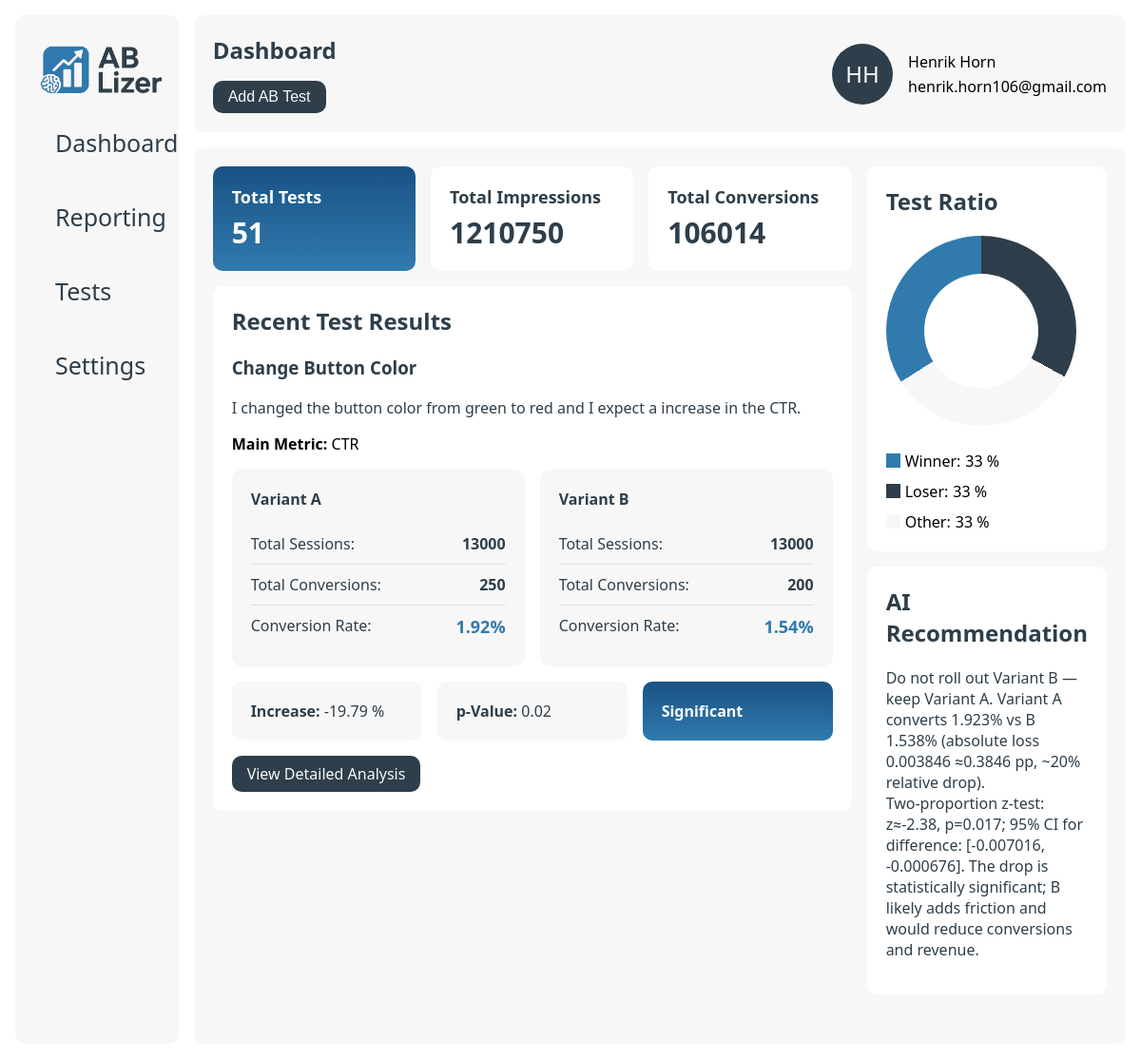
Before: / with the older database file.
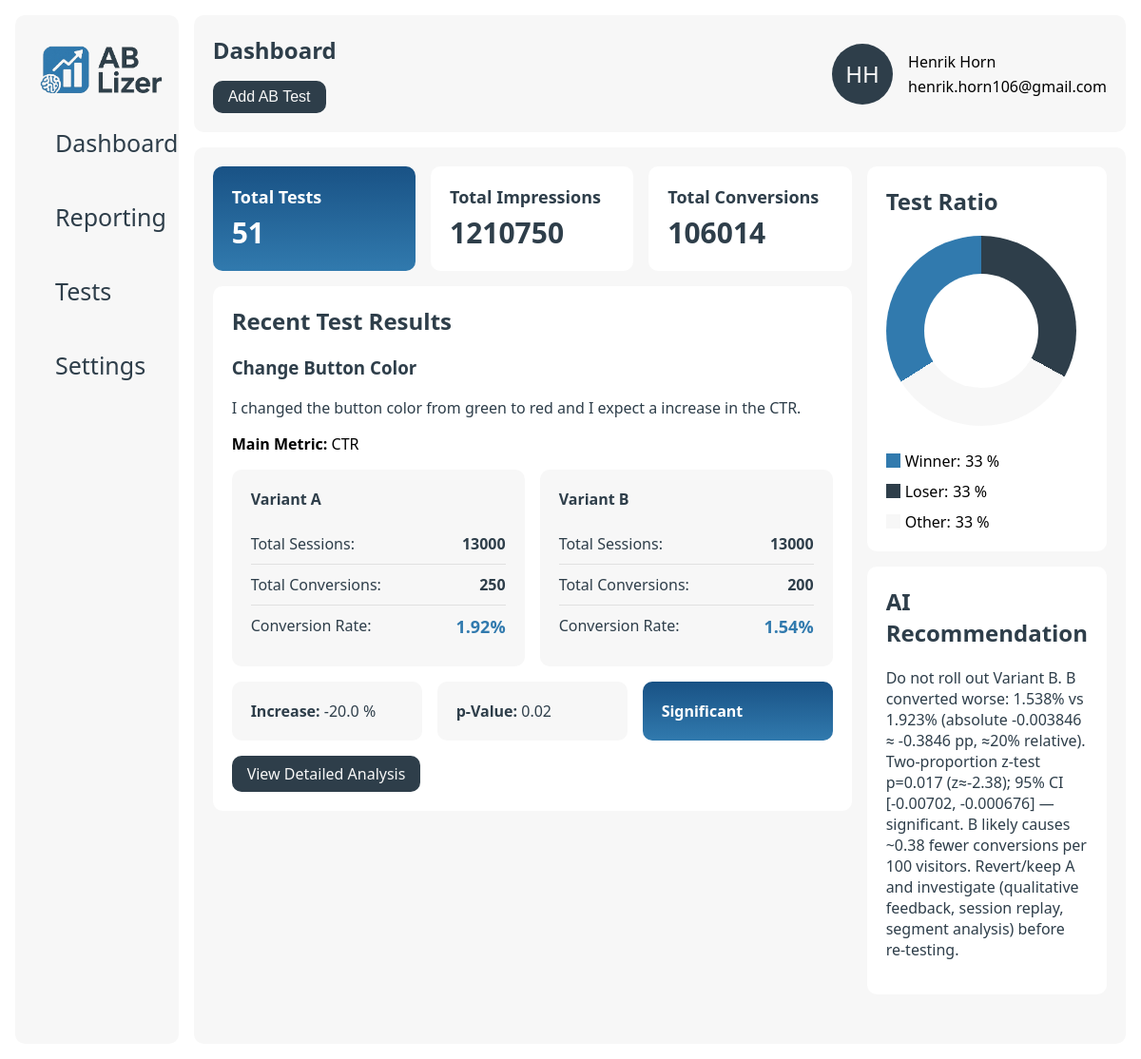
After: the same page with the newer database file.
### data/models.py (models this page shows)
class users(db.Model):
    __tablename__ = 'users'
    id = db.Column(db.Integer, primary_key=True)
    company_id = db.Column(db.Integer, db.ForeignKey('companies.id'), nullable=False)
    name = db.Column(db.String(255), nullable=False)
    email = db.Column(db.String(255), nullable=False)

class ab_tests(db.Model):
    __tablename__ = 'ab_tests'
    id = db.Column(db.Integer, primary_key=True)
    company_id = db.Column(db.Integer, db.ForeignKey('companies.id'), nullable=False)
    name = db.Column(db.String(255), nullable=False)
    description = db.Column(db.Text, nullable=False)
    metric = db.Column(db.String(255), nullable=False)
    created_at = db.Column(db.DateTime, nullable=False)
    __repr__ = lambda self: f'<Ab_Test {self.id}>'
    __str__ = lambda self: f'{self.id}'

class variants(db.Model):
    __tablename__ = 'variants'
    id = db.Column(db.Integer, primary_key=True)
    test_id = db.Column(db.Integer, db.ForeignKey('ab_tests.id'), nullable=False)
    name = db.Column(db.String(255), nullable=False)
    impressions = db.Column(db.Integer, nullable=False)
    conversions = db.Column(db.Integer, nullable=False)
    conversion_rate = db.Column(db.Float, nullable=False)
    __repr__ = lambda self: f'<Variant {self.id}>'
    __str__ = lambda self: f'{self.id}'

class reports(db.Model):
    __tablename__ = 'reports'
    id = db.Column(db.Integer, primary_key=True)
    test_id = db.Column(db.Integer, db.ForeignKey('ab_tests.id'), nullable=False)
    p_value = db.Column(db.Float, nullable=False)
    summary = db.Column(db.Text, nullable=False)
    significance = db.Column(db.Boolean, nullable=False)
    increase_percent = db.Column(db.Float, nullable=True)
    ai_recommendation = db.Column(db.Text, nullable=False)
    created_at = db.Column(db.DateTime, nullable=False, default=db.func.now())
    __repr__ = lambda self: f'<Report {self.id}>'
    __str__ = lambda self: f'{self.id}'

### app.py (the view)
@app.route("/")
def home_page():
    user = db_manager.get_user(1)
    total_tests = len(db_manager.get_ab_tests(user.company_id))
    total_variants = db_manager.get_all_variants(user.company_id)
    total_impressions = 0
    total_conversions = 0
    for variant in total_variants:
        total_impressions += variant.impressions
        total_conversions += variant.conversions
    test = db_manager.get_recent_test(user.company_id)
    try:
        variants = db_manager.get_variants(test.id)
        report = db_manager.get_report(test.id)
    except AttributeError:
        variants = []
        report = None
    for variant in variants:
        variant.conversion_rate = round(float(variant.conversions) / float(variant.impressions) * 100, 2)
    return render_template("index.html",
                           user=user,
                           total_tests=total_tests,
                           total_impressions=total_impressions,
                           total_conversions=total_conversions,
                           test=test,
                           variants=variants,
                           report=report
                           )

### app.py (called while the page is built)
@app.template_filter('initials')
def get_initials(name):
    if not name:
        return ''
    parts = name.strip().split()
    if len(parts) >= 2:
        return (parts[0][0] + parts[1][0]).upper()
    elif len(parts) == 1:
        return parts[0][:2].upper()
    return ''

### data/db_manager.py (called while the page is built)
    def get_ab_tests(self, company_id):
        return ab_tests.query.filter_by(company_id=company_id).order_by(ab_tests.created_at.desc()).all()

    def get_recent_test(self, company_id):
        return ab_tests.query.filter_by(company_id=company_id).order_by(ab_tests.created_at.desc()).first()

    def get_all_variants(self, company_id):
        return db.session.query(variants).join(ab_tests).filter(ab_tests.company_id == company_id).all()

    def get_variants(self, test_id):
        return variants.query.filter_by(test_id=test_id).all()

    def get_report(self, test_id):
        return reports.query.filter_by(test_id=test_id).first()

    def get_user(self, user_id):
        return users.query.filter_by(id=user_id).first()

### templates/index.html (shortened to what this page needs)
{% extends "base.html" %}
{% block page_title %}Dashboard{% endblock %}
{% block page_button %}
    <button class="btn" id="addTestBtn">Add AB Test</button>{% endblock %}
{% block content %}
    <div class="column-grid-2">
        <div class="col">
            <div class="column-grid-3">
                <div class="card gradient">
                    <h2 class="card-title">Total Tests</h2>
                    <p class="card-value">{{ total_tests }}</p>
                </div>
                <div class="card">
                    <h2 class="card-title">Total Impressions</h2>
                    <p class="card-value">{{ total_impressions }}</p>
                </div>
                <div class="card">
                    <h2 class="card-title">Total Conversions</h2>
                    <p class="card-value">{{ total_conversions }}</p>
                </div>
            </div>
            <div class="card big">
                <div class="col">
                    <div>
                        <h2>Recent Test Results</h2>
                        {% if test is not none %}
                            <h3>{{ test.name }}</h3>
                            <p>{{ test.description }}</p>
                            <span><strong>Main Metric:</strong> {{ test.metric }}</span>
                            </div>
                            {% if variants != [] %}
                                <div class="column-grid-2">
                                    {% for variant in variants %}
                                        <div class="metrics-card">
                                            <h4>{{ variant.name }}</h4>
                                            <div class="metric-row">
                                                <span class="metric-label">Total Sessions:</span>
                                                <span class="metric-value">{{ variant.impressions }}</span>
                                            </div>
                                            <div class="metric-row">
                                                <span class="metric-label">Total Conversions:</span>
                                                <span class="metric-value">{{ variant.conversions }}</span>
                                            </div>
                                            <div class="metric-row">
                                                <span class="metric-label">Conversion Rate:</span>
                                                <span class="metric-value highlight">{{ variant.conversion_rate }}%</span>
                                            </div>
                                        </div>
                                    {% endfor %}
                                </div>
                                <div class="column-grid-3">
                                    <div class="card secondary">
                                        <p><strong>Increase:</strong> {{ report.increase_percent }} %</p>
                                    </div>
                                    <div class="card secondary">
                                        <p><strong>p-Value:</strong> {{ report.p_value }}</p>
                                    </div>
                                    {% if report.significance %}
                                        <div class="card gradient">
                                            <p><strong>Significant</strong></p>
                                        </div>
                                    {% else %}
                                        <div class="card secondary">
                                            <p><strong>Not Significant</strong></p>
                                        </div>
                                    {% endif %}
                                </div>
                                <div class="button-container">
                                    <a href="{{ url_for('analysis_page', user_id=user.id, test_id=test.id) }}"
                                       class="btn">View Detailed Analysis</a>
                                </div>
                            {% else %}
                                <div class="button-container">
                                    <button class="btn" id="addVariantBtn">Add Variants</button>
                                </div>
                            {% endif %}
                        {% else %}
                            <p>Create your first AB test to see the results.</p>
                        {% endif %}
                </div>
            </div>
        </div>
        <div class="col">
            <div class="card big">
                <h2>Test Ratio</h2>
                <div class="chart-container" data-company-id="{{ user.company_id }}">
                    <div class="pie hollow"></div>
                    <div class="legend">
                        <div class="legend-item">
                            <div class="legend-color">
                                <div class="winner"></div>
                            </div>
                            <span>Winner:</span>
                            <span>33 %</span>
                        </div>
                        <div class="legend-item">
                            <div class="legend-color">
                                <div class="loser"></div>
                            </div>
                            <span>Loser:</span>
                            <span>33 %</span>
                        </div>
                        <div class="legend-item">
                            <div class="legend-color">
                                <div class="na"></div>
                            </div>
                            <span>Other:</span>
                            <span>33 %</span>
                        </div>
                    </div>
                </div>
            </div>
            <div class="card big">
                <h2>AI Recommendation</h2>
                <p>{{ report.summary }}</p>
            </div>
        </div>
    </div>
{% endblock %}

### templates/base.html (shortened to what this page needs)
<!DOCTYPE html>
<html lang="en">
<head>
    <link href="{{ url_for('static', filename='style.css') }}" rel="stylesheet">
</head>
<body>
<div class="main-wrapper">
    <div class="sidenav" id="mySidenav">
        <div class="sidenav-container">
            <a class="logo" href="/"><img src="{{ url_for('static', filename='logo_ab-lizer.png') }}" height="50px"></a>
            <a href="/">
                <div class="tab">Dashboard</div>
            </a>
            <a href="#">
                <div class="tab">Reporting</div>
            </a>
            <a href="/tests/{{ user.id }}">
                <div class="tab">Tests</div>
            </a>
            <a href="/settings/{{ user.id }}">
                <div class="tab">Settings</div>
            </a>
        </div>
    </div>
    <div class="wrapper">
        <nav>
            <div class="container navigation">
                <div class="hero">
                    <div>
                        <h1>{% block page_title %}{% endblock %}</h1>
                    </div>
                    <div class="button-container">
                        {% block page_button %}{% endblock %}
                    </div>
                </div>
                <div class="col-wrapper">
                    <div class="profile">
                        <div class="profile-image">{{ user.name|initials }}</div>
                    </div>
                    <div class="profile-info">
                        <div>
                            {{ user.name }}
                        </div>
                        <div>
                            {{ user.email }}
                        </div>
                    </div>
                </div>
            </div>
        </nav>
        <main class="container">
            {% block content %}{% endblock %}
        </main>
    </div>
</div>
</body>
</html>

### static/style.css (style rules this page uses)
:root { --primary: #2E3E4A; --secondary: #F7F7F7; --accent: #317AAE; --gradient: linear-gradient(180deg, rgba(25, 82, 133, 1) 0%, rgba(49, 122, 174, 1) 100%); --danger: #ef4444; --bg: #ffffff; --radius: 10px; --shadow: 0 2px 8px rgba(30, 41, 59, 0.06); --font-primary: 'Segoe UI', 'Roboto', Arial, sans-serif; }
* { box-sizing: border-box; }
body { font-family: var(--font-primary); background: var(--bg); margin: 0; padding: 0; }
nav { background: var(--bg); }
main { overflow-y: scroll; }
p { color: var(--primary); }
h1, h2, h3, h4, h5, h6, p { margin-top: 0; color: var(--primary); }
a { color: var(--primary); text-decoration: none; }
.hero { display: flex; flex-direction: column; justify-content: center; gap: 16px; }
.main-wrapper { display: flex; padding: 16px; }
.wrapper { width: 100%; height: 100vh; padding-left: 16px; align-self: stretch; gap: 16px; display: flex; flex-direction: column; }
.container { padding: 20px 20px; background: var(--secondary); border-radius: var(--radius); height: 100%; }
.container.navigation, h1 { margin-bottom: 0; display: flex; justify-content: space-between; align-items: center; }
.logo { font-size: 1.5rem; font-weight: bold; text-decoration: none; }
.profile-image { display: flex; align-items: center; justify-content: center; border-radius: 50%; background-color: var(--primary); padding: 2px; width: 64px; height: 64px; font-size: 24px; color: var(--secondary); }
.profile-info { display: flex; flex-direction: column; gap: 4px; justify-content: center; }
.sidenav { width: 300px; background-color: var(--bg); position: static; height: 100vh; overflow-x: hidden; }
.sidenav a { color: var(--primary); text-decoration: none; font-size: 25px; display: block; }
.sidenav .tab { padding: 16px 16px; color: var(--primary); text-decoration: none; font-size: 25px; display: block; transition: 0.3s; border-radius: var(--radius); }
.sidenav-container { display: flex; flex-direction: column; gap: 12px; background-color: var(--secondary); border-radius: var( --radius); padding: 32px 26px; height: 100%; }
.card { border-radius: var( --radius); padding: 20px; min-width: 200px; background-color: var(--bg); }
.gradient { background: var(--gradient); }
.gradient p { color: var(--bg); margin-bottom: 0; }
.gradient h2 { color: var(--bg); }
.secondary { background: var(--secondary); }
.secondary p { margin-bottom: 0; }
.card.big { width: 100%; }
.card-title { font-size: 18px; margin-bottom: 5px; }
.card-value { font-size: 30px; font-weight: bold; margin: 0; }
.col-wrapper { display: flex; gap: 16px; flex-wrap: wrap; flex-grow: 0; flex-direction: row; }
.col { display: flex; flex-direction: column; gap: 16px; }
.column-grid-2 { display: grid; grid-template-columns: repeat(2, 1fr); gap: 16px; }
.column-grid-3 { display: grid; grid-template-columns: repeat(3, 1fr); gap: 16px; }
.chart-container { display: flex; justify-content: flex-start; align-items: center; gap: 26px; flex-wrap: wrap; }
.pie { height: 200px; width: 200px; border-radius: 50%; background: conic-gradient( var(--primary) 0% 33%, var(--secondary) 33% 66%, var(--accent) 66% 100% ); }
.pie.hollow { display: flex; justify-content: center; align-items: center; }
.pie.hollow::after { content: ''; position: sticky; height: 120px; width: 120px; border-radius: 50%; background-color: var(--bg); }
.legend { display: flex; gap: 10px; flex-wrap: wrap; flex-direction: column; }
.legend-item { display: flex; align-items: center; gap: 5px; }
.legend-color { width: 15px; height: 15px; border-radius: 50%; }
.winner { width: 100%; height: 100%; background-color: var(--accent); }
.loser { width: 100%; height: 100%; background-color: var(--primary); }
.na { width: 100%; height: 100%; background-color: var(--secondary); }
.button-container { display: flex; justify-content: flex-start; }
.btn { padding: 8px 16px; border: none; border-radius: var(--radius); font-size: 1rem; cursor: pointer; background: var(--primary); color: var(--secondary); }
.metrics-card { background: var(--secondary); padding: 20px; border-radius: var(--radius); }
.metrics-card h4 { margin-bottom: 15px; color: var(--primary); }
.metric-row { display: flex; justify-content: space-between; padding: 10px 0; border-bottom: 1px solid #e0e0e0; }
.metric-row:last-child { border-bottom: none; }
.metric-label { color: var(--primary); font-weight: 500; }
.metric-value { color: var(--primary); font-weight: 600; }
.metric-value.highlight { color: var(--accent); font-size: 18px; }

Changed rows visible on the page:
changed reports: increase_percent "-19.79" → "-20.0"; summary "…not roll out Variant B — keep Variant A. Variant A converts 1.923% vs B 1.538% (absolute loss 0.003846 ≈0.3846 pp, ~20% relative drop). Two‑proportion z‑test: z≈-2.38, p=0.017; 95% CI for difference: [-0.007016, -0.000676]. The drop is statistically significant; B likely adds friction and would reduce conversions and revenue." → "…not roll out Variant B. B converted worse: 1.538% vs 1.923% (absolute -0.003846 ≈ -0.3846 pp, ≈20% relative). Two‑proportion z‑test p=0.017 (z≈-2.38); 95% CI [-0.00702, -0.000676] — significant. B likely causes ~0.38 fewer conversions per 100 visitors. Revert/keep A and investigate (qualitative feedback, session replay, segment analysis) before re-testing."
